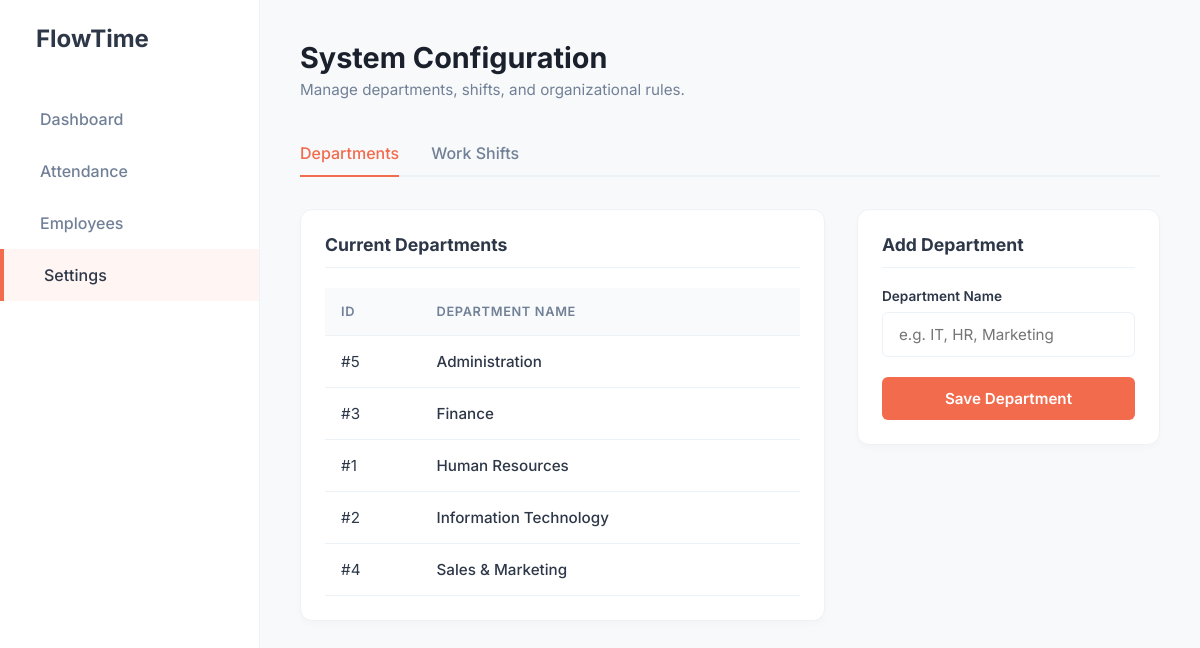
/pages/hr/hrsettings.php (signed in), run on the app's committed database.
### tables this page shows
CREATE TABLE `departments` (
  `department_id` int(11) NOT NULL,
  `department_name` varchar(100) NOT NULL
);

### pages/hr/hrsettings.php (the view, shortened to what this page needs)
<?php
require_once '../../includes/db_connect.php';
$departments = $conn->query("SELECT * FROM departments ORDER BY department_name ASC");
?>
<!DOCTYPE html>
<html lang="en">
<head>
    <link rel="stylesheet" href="../../assets/css/hrsettings.css">
</head>
<body>
    <div class="main-wrapper">
        <aside class="sidebar" id="sidebar">
            <div class="sidebar-brand desktop-brand">
                <span class="brand-text">FlowTime</span>
            </div>
            <div class="sidebar-menu-wrapper">
                <ul class="sidebar-links">
                    <li><a href="hrdashboard.php"><i class="ph ph-squares-four"></i> Dashboard</a></li>
                    <li><a href="hrattendance.php"><i class="ph ph-user-focus"></i> Attendance</a></li>
                    <li><a href="hremployees.php"><i class="ph ph-users"></i> Employees</a></li>
                    <li class="active"><a href="hrsettings.php"><i class="ph ph-gear"></i> Settings</a></li>
                </ul>
            </div>
        </aside>
        <main class="content">
            <header class="page-header">
                <h1>System Configuration</h1>
                <p class="subtitle">Manage departments, shifts, and organizational rules.</p>
            </header>
            <div class="tab-navigation">
                <button class="tab-btn active" onclick="switchTab('departments', event)">Departments</button>
                <button class="tab-btn" onclick="switchTab('shifts', event)">Work Shifts</button>
            </div>
            <section id="tab-departments" class="tab-content active">
                <div class="settings-grid">
                    <div class="settings-card data-card">
                        <h3>Current Departments</h3>
                        <table class="data-table">
                            <thead>
                                <tr><th>ID</th><th>Department Name</th></tr>
                            </thead>
                            <tbody>
                                <?php if($departments->num_rows > 0): while($row = $departments->fetch_assoc()): ?>
                                    <tr>
                                        <td>#<?php echo $row['department_id']; ?></td>
                                        <td class="fw-500"><?php echo htmlspecialchars($row['department_name']); ?></td>
                                    </tr>
                                <?php endwhile; else: ?>
                                    <tr><td colspan="2" class="empty-state">No departments configured.</td></tr>
                                <?php endif; ?>
                            </tbody>
                        </table>
                    </div>
                    <div class="settings-card form-card">
                        <h3>Add Department</h3>
                        <form method="POST">
                            <div class="form-group">
                                <label>Department Name</label>
                                <input type="text" name="department_name" required placeholder="e.g. IT, HR, Marketing">
                            </div>
                            <button type="submit" name="add_dept" class="btn-primary">Save Department</button>
                        </form>
                    </div>
                </div>
            </section>
        </main>
    </div>
</body>
</html>

### assets/css/hrsettings.css (style rules this page uses)
:root { --primary-color: #f26b4d; --text-main: #2d3748; --text-muted: #718096; --bg-main: #f8f9fa; --bg-card: #ffffff; --border-color: #edf2f7; }
* { margin: 0; padding: 0; box-sizing: border-box; font-family: 'Inter', sans-serif; }
body { background-color: var(--bg-main); color: var(--text-main); display: flex; flex-direction: column; height: 100vh; overflow: hidden; }
.sidebar-brand { display: flex; align-items: center; gap: 0.75rem; font-size: 1.5rem; font-weight: 700; color: var(--text-main); }
.desktop-brand { padding: 0 1.5rem 1.5rem 1.5rem; }
.main-wrapper { display: flex; flex: 1; overflow: hidden; position: relative; }
.sidebar { width: 260px; background-color: var(--bg-card); border-right: 1px solid var(--border-color); display: flex; flex-direction: column; padding: 1.5rem 0; z-index: 100; transition: transform 0.3s ease; }
.sidebar-menu-wrapper { display: flex; flex-direction: column; margin-top: 1rem; }
.sidebar-links { list-style: none; display: flex; flex-direction: column; }
.sidebar-links li a { display: flex; align-items: center; gap: 1rem; padding: 1rem 1.5rem; text-decoration: none; color: var(--text-muted); font-weight: 500; transition: all 0.2s; }
.sidebar-links li.active a, .sidebar-links li a:hover { background-color: #fff5f2; color: var(--text-main); border-left: 4px solid var(--primary-color); }
.content { flex: 1; padding: 2.5rem; overflow-y: auto; }
.page-header { margin-bottom: 2rem; }
.page-header h1 { font-size: 1.8rem; color: #1a202c; }
.page-header .subtitle { color: var(--text-muted); font-size: 0.95rem; margin-top: 0.3rem; }
.tab-navigation { display: flex; gap: 2rem; border-bottom: 2px solid var(--border-color); margin-bottom: 2rem; }
.tab-btn { background: none; border: none; padding: 0.75rem 0; font-size: 1rem; font-weight: 500; color: var(--text-muted); cursor: pointer; border-bottom: 2px solid transparent; margin-bottom: -2px; transition: all 0.2s; }
.tab-btn.active { color: var(--primary-color); border-bottom: 2px solid var(--primary-color); }
.tab-content { display: none; }
.tab-content.active { display: block; animation: fadeIn 0.3s ease; }
.settings-grid { display: grid; grid-template-columns: 2fr 1fr; gap: 2rem; align-items: start; }
.settings-card { background: var(--bg-card); border-radius: 12px; padding: 1.5rem; box-shadow: 0 4px 6px rgba(0, 0, 0, 0.02); border: 1px solid var(--border-color); }
.settings-card h3 { font-size: 1.1rem; margin-bottom: 1.25rem; color: var(--text-main); border-bottom: 1px solid var(--border-color); padding-bottom: 0.75rem; }
.data-table { width: 100%; border-collapse: collapse; }
.data-table th, .data-table td { padding: 1rem; text-align: left; border-bottom: 1px solid var(--border-color); font-size: 0.95rem; }
.data-table th { color: var(--text-muted); font-weight: 600; text-transform: uppercase; font-size: 0.8rem; letter-spacing: 0.05em; background-color: #f8fafc; }
.fw-500 { font-weight: 500; color: var(--text-main); }
.form-group { display: flex; flex-direction: column; gap: 0.5rem; margin-bottom: 1.25rem; }
.form-group label { font-weight: 600; font-size: 0.85rem; color: var(--text-main); }
.form-group input { padding: 0.75rem 1rem; border: 1px solid var(--border-color); border-radius: 6px; font-size: 0.95rem; color: var(--text-main); outline: none; transition: 0.2s; }
.btn-primary { background-color: var(--primary-color); color: white; border: none; padding: 0.75rem 1.5rem; border-radius: 6px; font-weight: 600; font-size: 0.95rem; cursor: pointer; transition: 0.2s; width: 100%; }

### data on the page
departments: department_id "5", department_name "Administration"
departments: department_id "3", department_name "Finance"
departments: department_id "1", department_name "Human Resources"
departments: department_id "2", department_name "Information Technology"
departments: department_id "4", department_name "Sales & Marketing"
